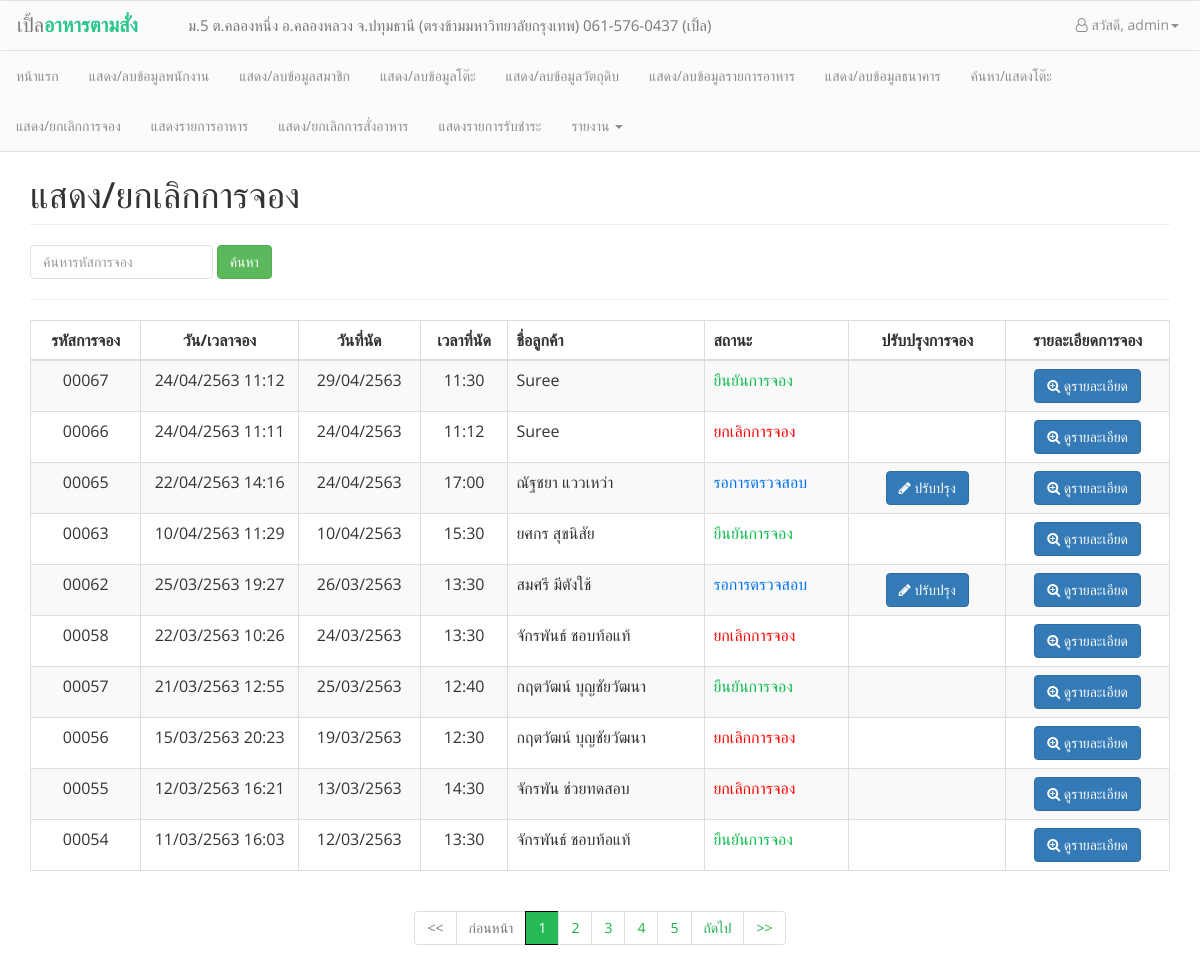
/admin/staff_reserve_history.php (signed in), run on an earlier commit of the app's database.
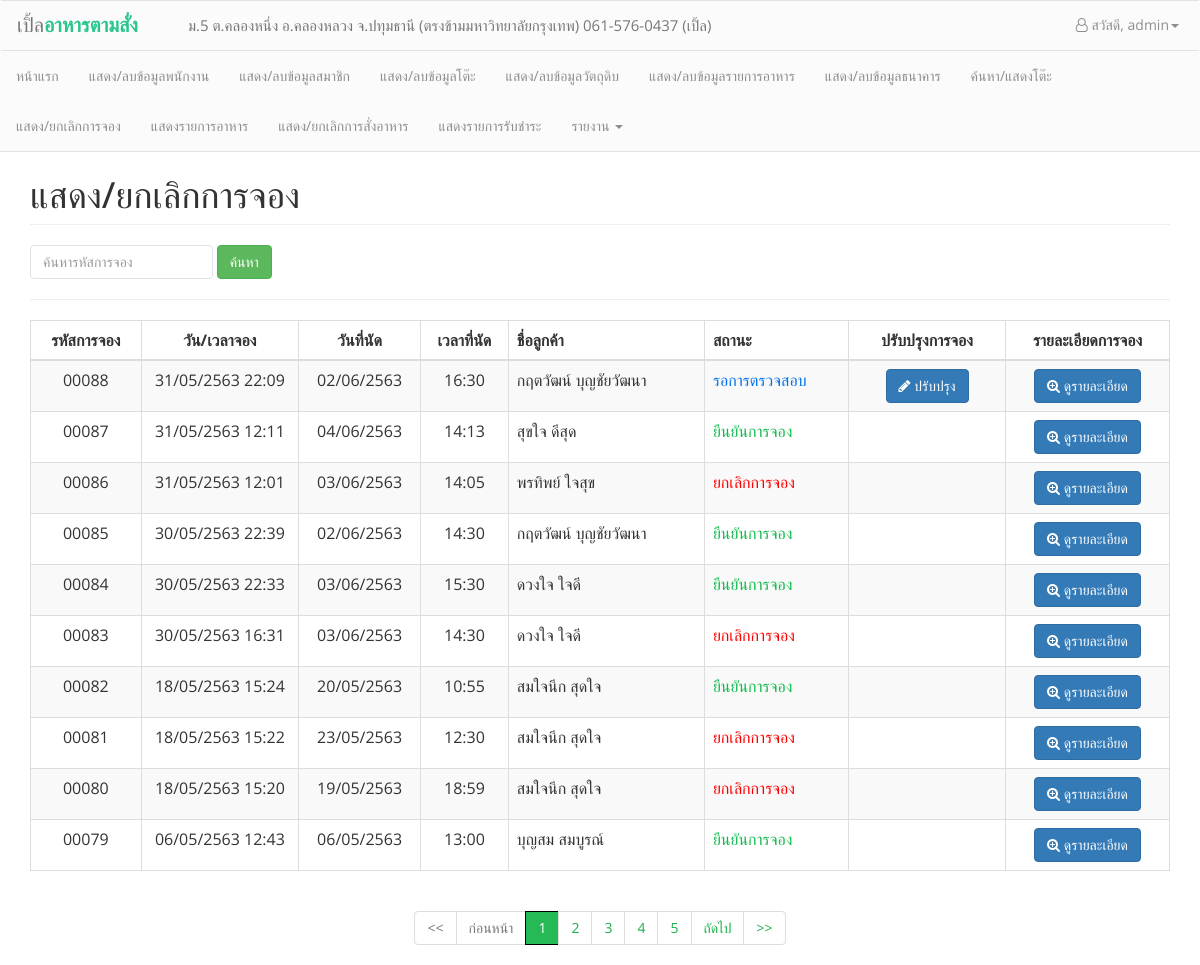
And on a later commit of the database.
### tables this page shows
CREATE TABLE `reservations` (
  `reserv_id` int(5) UNSIGNED ZEROFILL NOT NULL COMMENT 'รหัสการจอง',
  `reserv_date_appointment` date NOT NULL COMMENT 'วันที่นัด',
  `reserv_time_appointment` time NOT NULL COMMENT 'เวลานัด',
  `reserv_date_reservation` datetime NOT NULL,
  `reserv_status` int(1) NOT NULL,
  `reserv_note` varchar(100) NOT NULL,
  `cusid` int(5) NOT NULL
);

CREATE TABLE `customers` (
  `cusid` int(5) NOT NULL,
  `cus_name` varchar(50) NOT NULL,
  `cus_user` varchar(20) NOT NULL,
  `cus_birth` date DEFAULT NULL,
  `cus_tel` varchar(15) NOT NULL,
  `cus_email` varchar(30) NOT NULL,
  `cus_status` int(1) NOT NULL,
  `cus_password` char(40) NOT NULL,
  `cus_postnum` varchar(5) NOT NULL,
  `cus_address` varchar(100) NOT NULL
);

### conf/function.php (called while the page is built, shortened)
<?php
function tothaiyear($dates)
{
    $date = date("d-m-Y", strtotime($dates));
    $d1 = substr($date, 0, 2);
    $m1 = substr($date, 3, 2);
    $y = substr($date, 6, 4);
    $y1 = $y + 543;
    if ($date == "") {
        return "";
    } else {
        return $d1 . "/" . $m1 . "/" . $y1;
    }
}
function dt_tothaiyear($dates)
{
    $date = date("d-m-Y H:i", strtotime($dates));
    $d1 = substr($date, 0, 2);
    $m1 = substr($date, 3, 2);
    $y = substr($date, 6, 4);
    $y1 = $y + 543;
    $time = substr($date, 11, 6);
    if ($date == "") {
        return "";
    } else {
        return $d1 . "/" . $m1 . "/" . $y1 . " " . $time;
    }
}

### admin/staff_reserve_history.php (the view, shortened to what the changed rows need)
<head>
</head>
<body>
    <?php
    include("conf/header_admin.php");
    include("../conf/function.php");
    $strKeyword = null;
    ?>
    <div class="container" style="padding-top: 135px;">
        <h1 class="page-header text-left">แสดง/ยกเลิกการจอง</h1>
        <div class="table-responsive">
            <table class="table table-striped table-bordered" align="center">
                <thead>
                    <th style="text-align:center; width:130px;">รหัสการจอง</th>
                    <th style="text-align: center; width:180px;">วัน/เวลาจอง</th>
                    <th style="text-align: center; width:130px;">วันที่นัด</th>
                    <th style="text-align: center; width:100px;">เวลาที่นัด</th>
                    <th style="text-align:left; width: 250px;">ชื่อลูกค้า</th>
                    <th style="text-align:left; width: 180px;">สถานะ</th>
                    <th style=" text-align:center; width:180px;">ปรับปรุงการจอง</th>
                    <th style=" text-align:center; width:180px;">รายละเอียดการจอง</th>
                </thead>
                <?php
                include('../conf/connection.php');
                $sql = "SELECT * FROM reservations WHERE reserv_id LIKE '%" . $strKeyword . "%'";
                $query = mysqli_query($link, $sql);
                $num_rows = mysqli_num_rows($query);
                $per_page = 10;
                $page  = 1;
                $row_start = ($page - 1) * $per_page;
                if ($num_rows <= $per_page) {
                    $num_pages = 1;
                } else if (($num_rows % $per_page) == 0) {
                    $num_pages = ($num_rows / $per_page);
                } else {
                    $num_pages = ($num_rows / $per_page) + 1;
                    $num_pages = (int) $num_pages;
                }
                $row_end = $per_page;
                $sql .= " ORDER BY reserv_id DESC LIMIT $row_start ,$row_end ";
                $query = mysqli_query($link, $sql);
                if ($num_rows > 0) {
                    while ($result = mysqli_fetch_array($query, MYSQLI_ASSOC)) {
                        $sql_cus = "SELECT cusid, cus_name FROM customers WHERE cusid = '" . $result['cusid'] . "'";
                        $cus_data = mysqli_fetch_assoc(mysqli_query($link, $sql_cus));
                        switch ($result['reserv_status']) {
                            case 0:
                                $reserv_status = "<span style='color:#0072EE'>รอการตรวจสอบ</span>";
                                break;
                            case 1:
                                $reserv_status = "<span style='color:#12BB4F';>ยืนยันการจอง</span>";
                                break;
                            case 2:
                                $reserv_status = "<span style='color:red;'>ยกเลิกการจอง</span>";
                                break;
                        } ?>
                        <tr>
                            <td align="center"><?= $result["reserv_id"]; ?></td>
                            <td align="center"> <?= dt_tothaiyear($result['reserv_date_reservation']) ?></td>
                            <td align="center"> <?= tothaiyear($result["reserv_date_appointment"]); ?></td>
                            <td align="center"> <?= substr($result["reserv_time_appointment"], 0, 5) ?></td>
                            <td><?= $cus_data['cus_name'] ?></td>
                            <td><?= $reserv_status ?></td>
                            <td align="center">
                                <?php if ($result['reserv_status'] == 0) { ?>
                                    <a href="reserve_edit.php?rid=<?= $result['reserv_id'] ?>" class="btn btn-primary"><i class="fa fa-pencil"></i> ปรับปรุง</a></td>
                        <?php } ?>
                        <td align="center"><a href="reserve_detailed.php?rid=<?= $result['reserv_id'] ?>" class="btn btn-primary"><i class="fa fa-search-plus"></i> ดูรายละเอียด</a></td>
                        </tr>
                <?php }
                } else {
                    echo '
            <tr>
                <td colspan="8" align="center">ไม่พบข้อมูลในระบบ</td>
            </tr>
        ';
                }
                ?>
            </table>
        </div>
        <nav aria-label="Page navigation example" class="navbar-center">
            <div class="text-center">
                <ul class="pagination">
                    <?php
                    $total_pagination = 5;
                    $high = floor($total_pagination / 2);
                    $low = "-" . $high;
                    if (($page + $high) > $num_pages) {
                        $y = $num_pages + $low;
                    } elseif (($page - $high) < 1) {
                        $y =  $total_pagination;
                    } else {
                        $y = $total_pagination;
                    }
                    if ($page > 4) {
                        if ($page >= $total_pagination - 3) {
                            $offset = 3;
                            for ($i = $low; $i <= $high; $i++) {
                                if (($page + $high) <= $num_pages) {
                                    if ($page + $i == $page) {
                                        echo '<li class="page-item active"><a href="#">' . ($page + $i) . '</a></li>';
                                    } else {
                                        echo "<li class='page-item n'><a href='$_SERVER[SCRIPT_NAME]?Page=" . ($page + $i) . "&search_reserve=$strKeyword'>" . ($page + $i) . "</a>" . '</li>';
                                    }
                                } else {
                                    if ($page == $num_pages) {
                                        $offset = $num_pages - ($num_pages - 4);
                                    }
                                    for ($i = 0; $i <= 2, (($page - $offset) <= $num_pages); $i++) {
                                        if ($page - $offset == $page) {
                                            echo '<li class="page-item active"><a href="#">' . ($page - $offset) . '</a></li>';
                                        } else {
                                            echo "<li class='page-item n'><a href='$_SERVER[SCRIPT_NAME]?Page=" . ($page - $offset) . "&search_reserve=$strKeyword'>" . ($page - $offset) . "</a>" . '</li>';
                                        }
                                        $offset--;
                                    }
                                }
                            }
                        } else {
                            for ($i = 1; $i <= $y; $i++) {
                                if ($i == $page) {
                                    echo '<li class="page-item active"><a href="#">' . $i . '</a></li>';
                                } else {
                                    echo "<li class='page-item n'><a href='$_SERVER[SCRIPT_NAME]?Page=$i&search_reserve=$strKeyword'>$i</a>" . '</li>';
                                }
                            }
                        }
                    } else {
                        for ($i = 1; $i <= (($num_pages < 5) ? $num_pages : "5"); $i++) {
                            if ($i != $page) {
                                echo "<li class='page-item n'><a href='$_SERVER[SCRIPT_NAME]?Page=$i&search_reserve=$strKeyword'>$i</a>" . '</li>';
                            } else {
                                echo '<li class="page-item active"><a href="#">' . $i . '</a></li>';
                            }
                        }
                    }
                    ?>
            </div>
        </nav>
    </div>
</body>

What changed in the data, as far as the page shows it:
no longer on this page (row unchanged): reservations: reserv_id "00067", reserv_date_reservation "24/04/2563 11:12", reserv_date_appointment "29/04/2563", reserv_time_appointment "11:30", cusid.cus_name "Suree", reserv_status "ยืนยันการจอง"
no longer on this page (row unchanged): reservations: reserv_id "00066", reserv_date_reservation "24/04/2563 11:11", reserv_date_appointment "24/04/2563", reserv_time_appointment "11:12", cusid.cus_name "Suree", reserv_status "ยกเลิกการจอง"
no longer on this page (row unchanged): reservations: reserv_id "00065", reserv_date_reservation "22/04/2563 14:16", reserv_date_appointment "24/04/2563", reserv_time_appointment "17:00", cusid.cus_name "ณัฐชยา แววเหว่า", reserv_status "รอการตรวจสอบ"
no longer on this page (row unchanged): reservations: reserv_id "00063", reserv_date_reservation "10/04/2563 11:29", reserv_date_appointment "10/04/2563", reserv_time_appointment "15:30", cusid.cus_name "ยศกร สุขนิสัย", reserv_status "ยืนยันการจอง"
no longer on this page (row unchanged): reservations: reserv_id "00062", reserv_date_reservation "25/03/2563 19:27", reserv_date_appointment "26/03/2563", reserv_time_appointment "13:30", cusid.cus_name "สมศรี มีตังใช้", reserv_status "รอการตรวจสอบ"
no longer on this page (row unchanged): reservations: reserv_id "00058", reserv_date_reservation "22/03/2563 10:26", reserv_date_appointment "24/03/2563", reserv_time_appointment "13:30", cusid.cus_name "จักรพันธ์ ชอบท้อแท้", reserv_status "ยกเลิกการจอง"
no longer on this page (row unchanged): reservations: reserv_id "00057", reserv_date_reservation "21/03/2563 12:55", reserv_date_appointment "25/03/2563", reserv_time_appointment "12:40", cusid.cus_name "กฤตวัฒน์ บุญชัยวัฒนา", reserv_status "ยืนยันการจอง"
no longer on this page (row unchanged): reservations: reserv_id "00056", reserv_date_reservation "15/03/2563 20:23", reserv_date_appointment "19/03/2563", reserv_time_appointment "12:30", cusid.cus_name "กฤตวัฒน์ บุญชัยวัฒนา", reserv_status "ยกเลิกการจอง"
no longer on this page (row unchanged): reservations: reserv_id "00055", reserv_date_reservation "12/03/2563 16:21", reserv_date_appointment "13/03/2563", reserv_time_appointment "14:30", cusid.cus_name "จักรพัน ช่วยทดสอบ", reserv_status "ยกเลิกการจอง"
no longer on this page (row unchanged): reservations: reserv_id "00054", reserv_date_reservation "11/03/2563 16:03", reserv_date_appointment "12/03/2563", reserv_time_appointment "13:30", cusid.cus_name "จักรพันธ์ ชอบท้อแท้", reserv_status "ยืนยันการจอง"
added reservations: reserv_id "00088", reserv_date_reservation "31/05/2563 22:09", reserv_date_appointment "02/06/2563", reserv_time_appointment "16:30", cusid.cus_name "กฤตวัฒน์ บุญชัยวัฒนา", reserv_status "รอการตรวจสอบ"
added reservations: reserv_id "00087", reserv_date_reservation "31/05/2563 12:11", reserv_date_appointment "04/06/2563", reserv_time_appointment "14:13", cusid.cus_name "สุขใจ ดีสุด", reserv_status "ยืนยันการจอง"
added reservations: reserv_id "00086", reserv_date_reservation "31/05/2563 12:01", reserv_date_appointment "03/06/2563", reserv_time_appointment "14:05", cusid.cus_name "พรทิพย์ ใจสุข", reserv_status "ยกเลิกการจอง"
added reservations: reserv_id "00085", reserv_date_reservation "30/05/2563 22:39", reserv_date_appointment "02/06/2563", reserv_time_appointment "14:30", cusid.cus_name "กฤตวัฒน์ บุญชัยวัฒนา", reserv_status "ยืนยันการจอง"
added reservations: reserv_id "00084", reserv_date_reservation "30/05/2563 22:33", reserv_date_appointment "03/06/2563", reserv_time_appointment "15:30", cusid.cus_name "ดวงใจ ใจดี", reserv_status "ยืนยันการจอง"
added reservations: reserv_id "00083", reserv_date_reservation "30/05/2563 16:31", reserv_date_appointment "03/06/2563", reserv_time_appointment "14:30", cusid.cus_name "ดวงใจ ใจดี", reserv_status "ยกเลิกการจอง"
added reservations: reserv_id "00082", reserv_date_reservation "18/05/2563 15:24", reserv_date_appointment "20/05/2563", reserv_time_appointment "10:55", cusid.cus_name "สมใจนึก สุดใจ", reserv_status "ยืนยันการจอง"
added reservations: reserv_id "00081", reserv_date_reservation "18/05/2563 15:22", reserv_date_appointment "23/05/2563", reserv_time_appointment "12:30", cusid.cus_name "สมใจนึก สุดใจ", reserv_status "ยกเลิกการจอง"
added reservations: reserv_id "00080", reserv_date_reservation "18/05/2563 15:20", reserv_date_appointment "19/05/2563", reserv_time_appointment "18:59", cusid.cus_name "สมใจนึก สุดใจ", reserv_status "ยกเลิกการจอง"
added reservations: reserv_id "00079", reserv_date_reservation "06/05/2563 12:43", reserv_date_appointment "06/05/2563", reserv_time_appointment "13:00", cusid.cus_name "บุญสม สมบูรณ์", reserv_status "ยืนยันการจอง"
